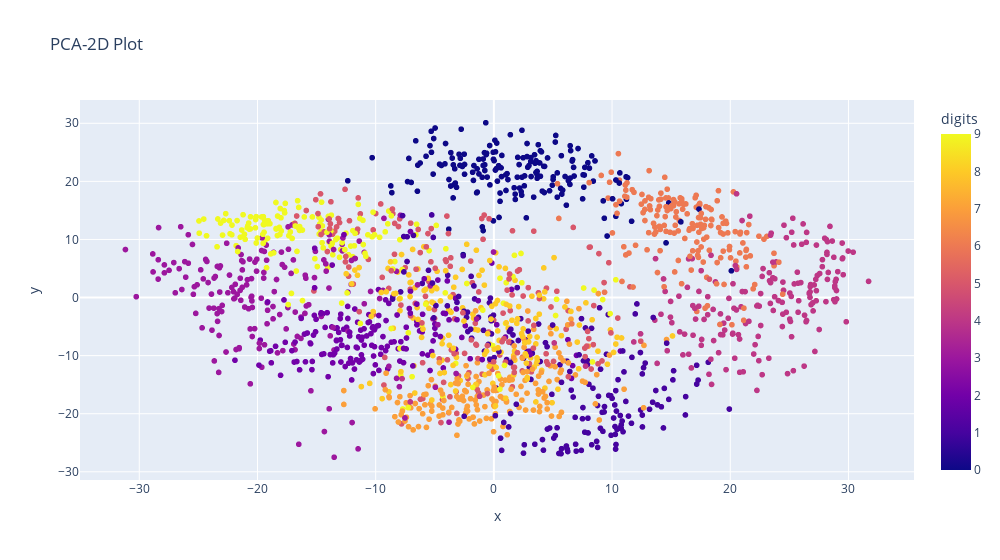

Notebook code for this chart:
### Markdown cell above
### PCA

The old standby of PCA which is blindingly fast to compute and often used as an initialization to many of the more complex algorithms.  This isn't really a competitor but instead should be thought of as a strawman.  Given that other algorithms initialize with these values one would hope that they can do better.

### Code cell
from sklearn.decomposition import PCA
pca = PCA(n_components=2)
u_pca = pca.fit_transform(data)

fig_2d = px.scatter(u_pca, u_pca[:,0], u_pca[:,1],color=labels, labels={'color': 'digits'},width=1000,title='PCA-2D Plot')
fig_2d.show()

### Figure 1 — Plotly figure (JSON) as saved in the notebook; plotly's stock layout.template omitted (floating-point values rounded to 4 significant figures; data arrays with more than 128 entries replaced by an {"elided": "..."} marker saying what was removed)
{"data": [{"hovertemplate": "x=%{x}<br>y=%{y}<br>digits=%{marker.color}<extra></extra>", "legendgroup": "", "marker": {"color": {"elided": "1797 int values"}, "coloraxis": "coloraxis", "symbol": "circle"}, "mode": "markers", "name": "", "showlegend": false, "type": "scattergl", "x": {"elided": "1797 float values"}, "xaxis": "x", "y": {"elided": "1797 float values"}, "yaxis": "y"}], "layout": {"coloraxis": {"colorbar": {"title": {"text": "digits"}}, "colorscale": [[0, "#0d0887"], [0.1111, "#46039f"], [0.2222, "#7201a8"], [0.3333, "#9c179e"], [0.4444, "#bd3786"], [0.5556, "#d8576b"], [0.6667, "#ed7953"], [0.7778, "#fb9f3a"], [0.8889, "#fdca26"], [1, "#f0f921"]]}, "legend": {"tracegroupgap": 0}, "title": {"text": "PCA-2D Plot"}, "width": 1000, "xaxis": {"anchor": "y", "domain": [0, 1], "title": {"text": "x"}}, "yaxis": {"anchor": "x", "domain": [0, 1], "title": {"text": "y"}}}}
